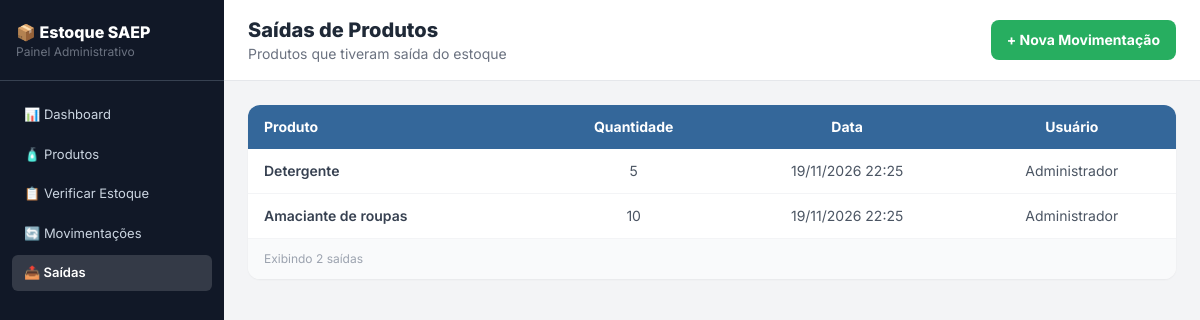
The page /saidas.php on the database its author committed.
### tables this page shows
CREATE TABLE movimentacao (
    id_movimentacao       INT                      NOT NULL AUTO_INCREMENT,
    tipo                  ENUM('ENTRADA', 'SAIDA') NOT NULL,
    quantidade            INT                      NOT NULL,
    id_produto            INT                      NOT NULL,
    datetime_movimentacao DATETIME                 NOT NULL DEFAULT CURRENT_TIMESTAMP,
    id_user               INT                      NOT NULL,
    CONSTRAINT pk_movimentacao PRIMARY KEY (id_movimentacao),
    CONSTRAINT fk_movimentacao_produto FOREIGN KEY (id_produto)
        REFERENCES produto (id_produto)
        ON UPDATE CASCADE
        ON DELETE RESTRICT,
    CONSTRAINT fk_movimentacao_user FOREIGN KEY (id_user)
        REFERENCES `user` (id_user)
        ON UPDATE CASCADE
        ON DELETE RESTRICT
);

CREATE TABLE produto (
    id_produto         INT           NOT NULL AUTO_INCREMENT,
    nome               VARCHAR(100)  NOT NULL,
    quantidade_estoque INT           NOT NULL,
    valor_unitario     DECIMAL(10,2) NOT NULL,
    data_cadastro      DATE          NOT NULL,
    CONSTRAINT pk_produto PRIMARY KEY (id_produto)
);

CREATE TABLE `user` (
    id_user INT          NOT NULL AUTO_INCREMENT,
    nome    VARCHAR(100) NOT NULL,
    CONSTRAINT pk_user PRIMARY KEY (id_user)
);

### saidas.php (the view, shortened to what this page needs)
<?php
require_once __DIR__ . '/conexao.php';
require_once __DIR__ . '/includes/menu.php';
$sql = "SELECT m.quantidade, m.datetime_movimentacao, p.nome AS produto, u.nome AS usuario
        FROM movimentacao m
        JOIN produto p ON p.id_produto = m.id_produto
        LEFT JOIN `user` u ON u.id_user = m.id_user
        WHERE m.tipo = 'SAIDA'
        ORDER BY m.id_movimentacao DESC";
$saidas = $pdo->query($sql)->fetchAll();
?>
    <main class="flex-1 flex flex-col">
        <div class="bg-white border-b border-gray-200 px-6 py-4 flex items-center justify-between">
            <div>
                <h1 class="text-xl font-extrabold text-gray-800">Saídas de Produtos</h1>
                <p class="text-sm text-gray-500">Produtos que tiveram saída do estoque</p>
            </div>
            <a href="movimentacao_form.php" class="bg-senai-green text-white font-bold px-4 py-2.5 rounded-lg text-sm hover:bg-green-600 transition flex items-center gap-2">
                + Nova Movimentação
            </a>
        </div>
        <div class="p-6 flex-1">
            <div class="bg-white rounded-xl shadow-sm overflow-hidden">
                <table class="w-full text-sm">
                    <thead class="bg-senai-blue text-white">
                        <tr>
                            <th class="px-4 py-3 text-left">Produto</th>
                            <th class="px-4 py-3 text-center">Quantidade</th>
                            <th class="px-4 py-3 text-center">Data</th>
                            <th class="px-4 py-3 text-center">Usuário</th>
                        </tr>
                    </thead>
                    <tbody class="divide-y divide-gray-100">
                    <?php foreach ($saidas as $s): ?>
                        <tr class="hover:bg-gray-50 transition">
                            <td class="px-4 py-3 text-gray-700 font-semibold"><?= htmlspecialchars($s["produto"]) ?></td>
                            <td class="px-4 py-3 text-center text-gray-600"><?= $s["quantidade"] ?></td>
                            <td class="px-4 py-3 text-center text-gray-600"><?= date("d/m/Y H:i", strtotime($s["datetime_movimentacao"])) ?></td>
                            <td class="px-4 py-3 text-center text-gray-600"><?= htmlspecialchars($s["usuario"] ?? "-") ?></td>
                        </tr>
                    <?php endforeach; ?>
                    </tbody>
                </table>
                <div class="border-t border-gray-100 px-4 py-3 bg-gray-50">
                    <p class="text-xs text-gray-400">Exibindo <?= count($saidas) ?> saídas</p>
                </div>
            </div>
        </div>
    </main>
</body>
</html>

### includes/menu.php (style rules this page uses)
body { font-family: 'Inter', sans-serif; }

### rows shown on the page
movimentacao: id_produto.nome "Detergente", quantidade "5", datetime_movimentacao "19/11/2026 22:25", id_user.nome "Administrador"
movimentacao: id_produto.nome "Amaciante de roupas", quantidade "10", datetime_movimentacao "19/11/2026 22:25", id_user.nome "Administrador"

### other values the page prints
count($saidas) "2"
